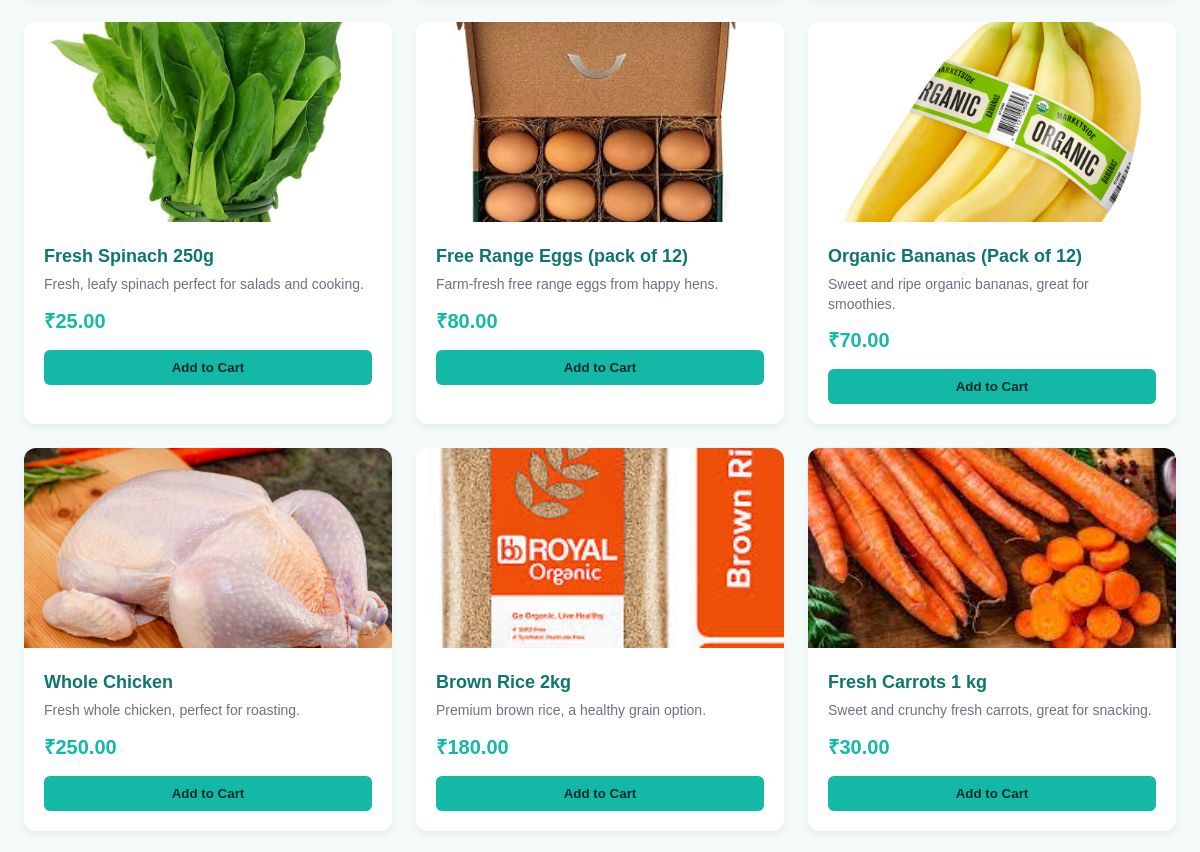
Before: /products/ (middle part) with the older database file.
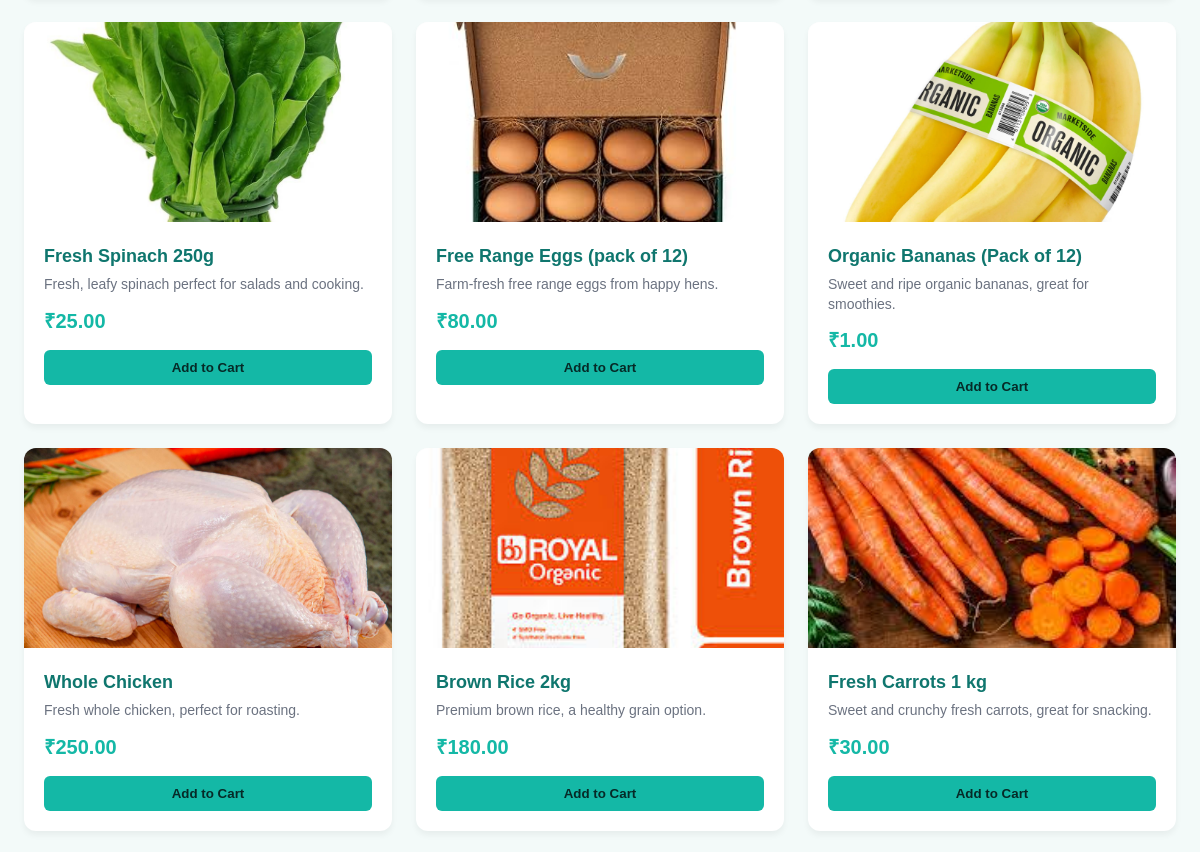
After: the same page with the newer database file.
### GroceryShopApp/models.py (models this page shows, shortened)
class Product(models.Model):
    name = models.CharField(max_length=200)
    description = models.TextField(blank=True)
    price = models.DecimalField(max_digits=10, decimal_places=2)
    image = models.ImageField(upload_to='products/', blank=True, null=True)
    stock_quantity = models.PositiveIntegerField(default=0)
    category = models.CharField(max_length=100, blank=True)
    created_at = models.DateTimeField(auto_now_add=True)
    updated_at = models.DateTimeField(auto_now=True)

### GroceryShopApp/views.py (the view)
# urls.py: path("products/", views.products, name="products"),
def products(request):
    products = Product.objects.all()
    categories = Product.objects.values_list('category', flat=True).distinct().exclude(category__isnull=True).exclude(category='')
    return render(request, "Products.html", {"products": products, "categories": categories})

### templates/Products.html (shortened to what this page needs)
<!DOCTYPE html>
<html lang="en">
<head>
    {% load static %}
</head>
<body>
    {% include 'Navbar.html' %}
    <div class="container">
        {% if products %}
        <div class="products-grid" id="products-grid">
            {% for product in products %}
            <div class="product-card" data-category="{{ product.category|default:'' }}"
                data-name="{{ product.name|lower }}">
                {% if product.image %}
                <img src="{{ product.image.url }}" alt="{{ product.name }}" class="product-image">
                {% else %}
                <img src="{% static 'Assets/product-placeholder.png' %}" alt="{{ product.name }}" class="product-image">
                {% endif %}
                <div class="product-info">
                    <h3 class="product-name">{{ product.name }}</h3>
                    {% if product.description %}
                    <p class="product-description">{{ product.description|truncatewords:15 }}</p>
                    {% endif %}
                    <p class="product-price">₹{{ product.price }}</p>
                    <div class="product-actions">
                        {% if user.is_authenticated %}
                        {% if product.stock_quantity > 0 %}
                        <button class="btn-add-cart" onclick="addToCart(event, {{ product.id }})">Add to Cart</button>
                        {% else %}
                        <button class="btn-add-cart" disabled>Out of Stock</button>
                        {% endif %}
                        {% else %}
                        <button class="btn-add-cart" onclick="showLoginAlert()">Add to Cart</button>
                        {% endif %}
                    </div>
                </div>
            </div>
            {% endfor %}
        </div>
        {% else %}
        <div class="no-products">
            <h3>No Products Available</h3>
            <p>We're working on adding amazing products for you. Check back soon!</p>
        </div>
        {% endif %}
    </div>
</body>
</html>

Changed rows visible on the page:
changed Product "Organic Bananas (Pack of 12)": price "70.00" → "1.00"
